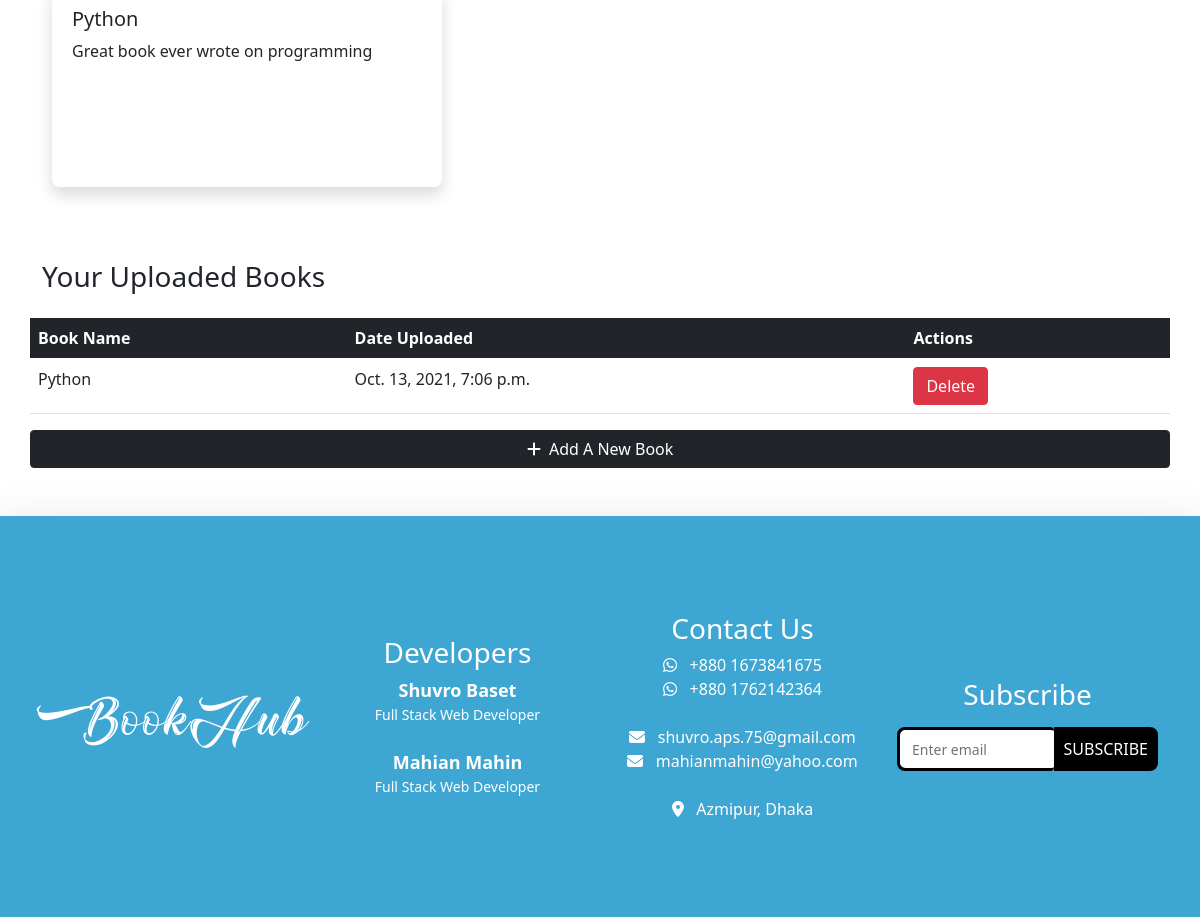
Page /user-dashboard (signed in, lower part) on the earlier database version.
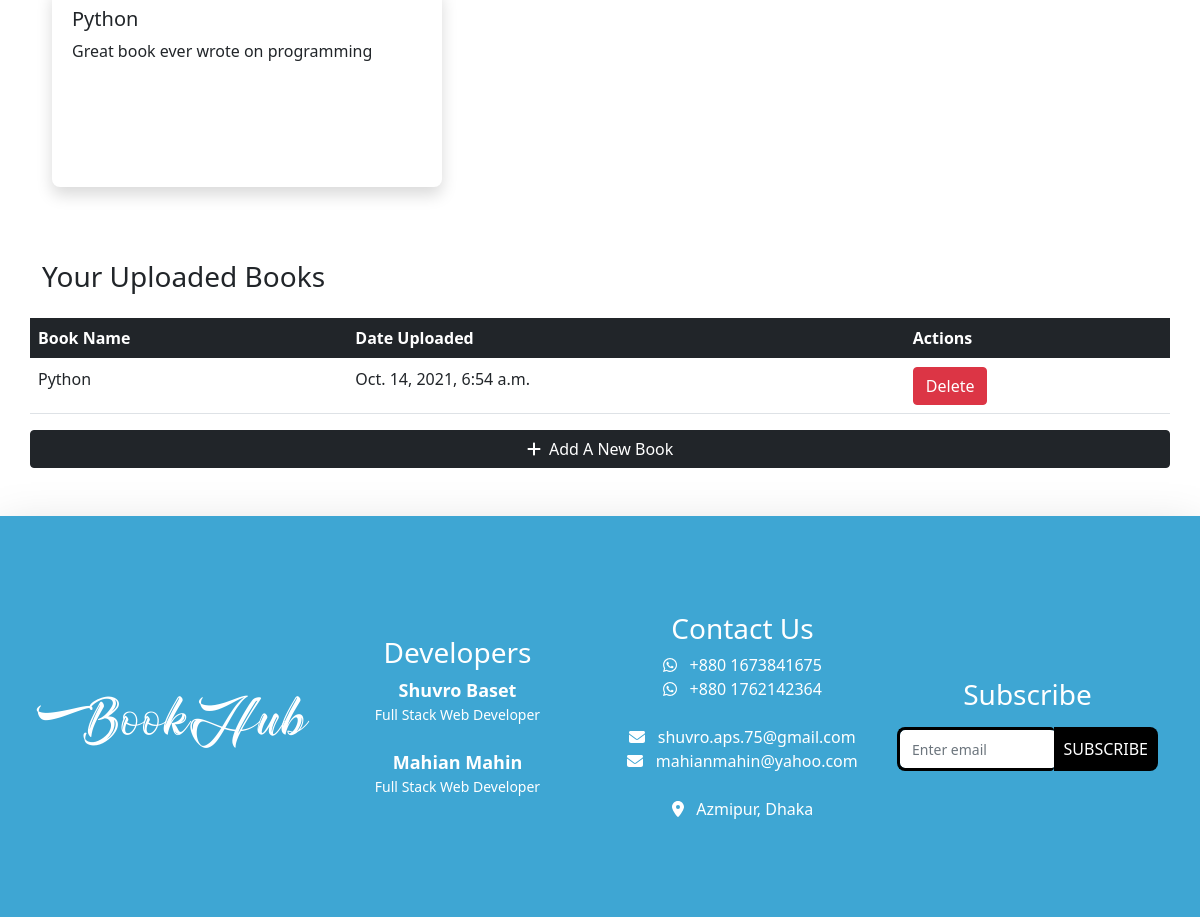
Same page on the later database version.
### bookHub_app/models.py (models this page shows)
class Books(models.Model):
    uploader = models.ForeignKey(User, on_delete=models.CASCADE)
    book = models.FileField(upload_to='pdf')
    book_thumbnail = models.ImageField(upload_to='pdf/thumbnails', null=True)
    book_name = models.CharField(max_length=200, null=True)
    language = models.CharField(max_length=100, null=True)
    author_name = models.CharField(max_length=200, null=True)
    description = models.TextField()
    uploaded_time = models.DateTimeField(auto_now=True)
    book_category = models.CharField(max_length=1000, null=True)
    book_rating = models.FloatField(null=True, blank=True, default=0.0)
    def __str__(self):
        return self.book_name + '.pdf'

### user_app/views.py (the view, shortened to what this page needs)
# urls.py: path('user-dashboard', userDashboard, name='user_dashboard'),
def userDashboard(request):
    if request.user.is_authenticated:
        book_review = BooksReview.objects.filter(user=request.user)
        books = Books.objects.filter(uploader=request.user)
        book_categories = BookCategories.objects.all()
        global user_profile_ins
        user_profile_ins = UserProfile.objects.filter(user_id=request.user.id).first()
        context = {
            'user_profile_ins': user_profile_ins,
            'book_reviews': book_review,
            'books': books,
            'categories': book_categories
        }
        return render(request, 'dashboard.html', context=context)
    else:
        messages.warning(request, "You Must Be Logged In")
        return redirect('/login')

### templates/dashboard.html (shortened to what this page needs)
{% extends 'main.html' %}
{% load static %}
{% block content %}
    <div class="container my-5">
        {% if book_reviews %}
        <div class="row review_section my-5">
            <div class="review_slider d-flex flex-row align-items-center">
                {% for review in book_reviews %}
                    <div class="review_card shadow">
                        <h5>{{ review.book.book_name }}</h5>
                        <div class="review_description">
                            <p>{{ review.review | truncatewords:18 }}</p>
                        </div>
                    </div>
                {% endfor %}
            </div>
        </div>
        {% endif %}
        <div class="row uploaded_books mt-5">
            <h3>Your Uploaded Books</h3>
            {% if books %}
            <table class="table table-hover mt-3">
                <thead>
                  <tr class="bg-dark text-white">
                    <th scope="col">Book Name</th>
                    <th scope="col">Date Uploaded</th>
                    <th scope="col">Actions</th>
                  </tr>
                </thead>
                <tbody>
                {% for book in books %}
                  <tr>
                    <td>{{ book.book_name }}</td>
                    <td>{{ book.uploaded_time }}</td>
                    <td><a href={% url 'delete' book.id %}><button class="btn btn-danger">Delete</button></a></td>
                  </tr>
                {% endfor %}
                </tbody>
            </table>
            {% else %}
                <h6 class="my-3">You haven't uploaded any book yet</h6>
            {% endif %}
        </div>
        <div class="row add_book_section">
            <button class="btn btn-dark w-100" id="add_btn"><i class="fas fa-plus"></i>&nbsp; Add A New Book</button>
        </div>
    </div>
{% endblock %}

Differences in the rows shown:
changed Books "Python": uploaded_time "Oct. 13, 2021, 7:06 p.m." → "Oct. 14, 2021, 6:54 a.m."
